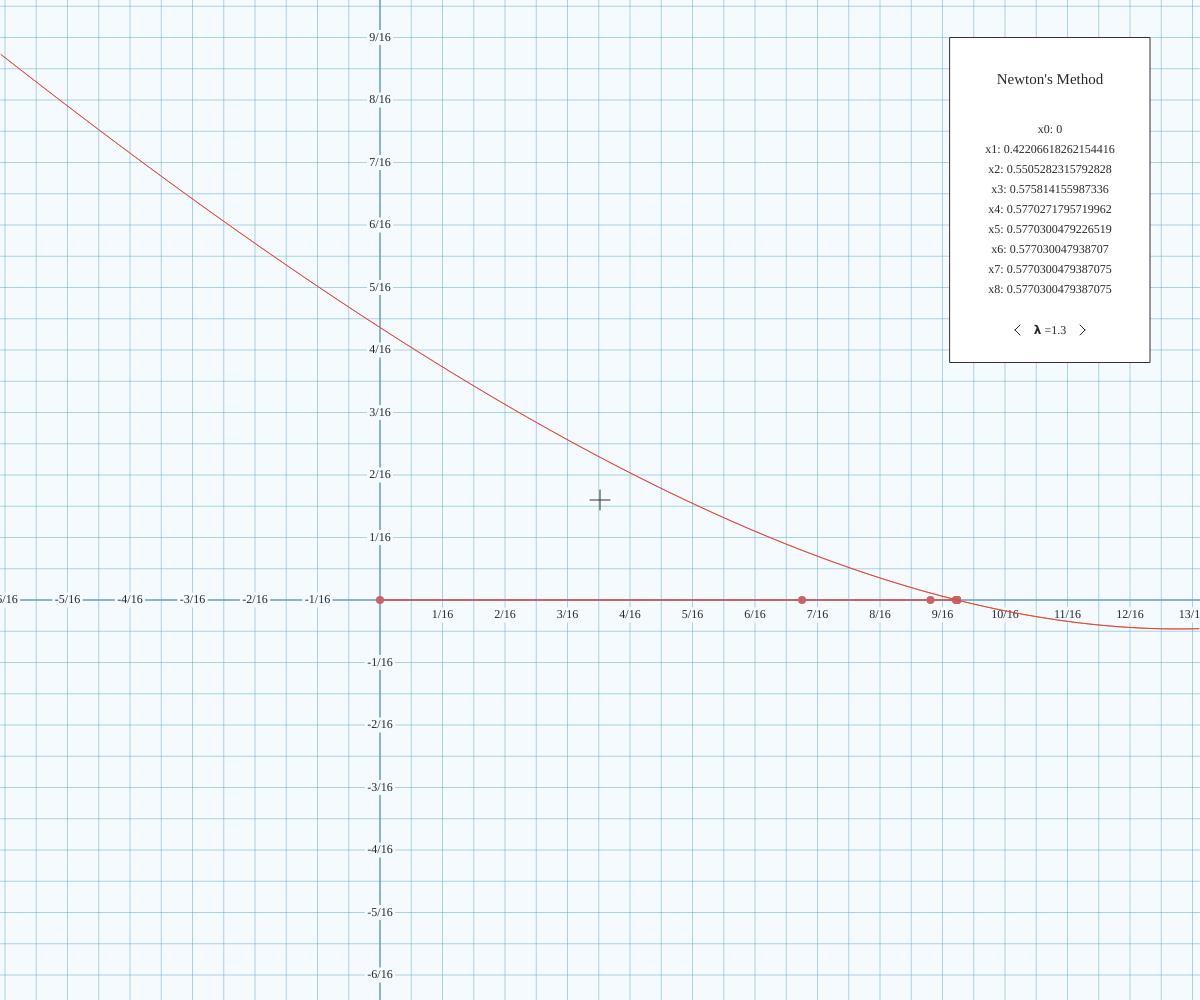
Frame 1 (no input)
Frame 60 (no input): identical to frame 1, image omitted
Frame 120 (the mouse pressed at the canvas centre since frame 60): identical to frame 1, image omitted

The p5.js sketch that drew this single still picture (run headless with seeded random() and noise() and a simulated clock; from frame 60 on, the mouse is pressed at the canvas centre):

// p5.js sketch
// ── sketch.js

/* ZOOM into mouse coor:

1,2,3 Covered in RealRelS()

1- Take away rel mouse coor from every rel coor,
2- Scale with these new rel coors,
3- Add rel mouse coor back to every rel coor,

4- TODO: Keep record of the (change in coor) for (each coor) due to this effect
5- TODO: Add (coor specific value stored) to (calculation in RealRelS) for that coor

*/

function draw() {
	if (starttime-millis()<100) {
		initFuncs();
		plotFuncs();
	}
  if (mouseX!==pmouseX || mouseY!==pmouseY || mouseIsPressed || isScrolling || starttime-millis()<100){
		drawINIT();
  }/*
 else {
	  if (!poppedExtra){
	  	popExtra();
	  }
  }
*/
}

function drawINIT(){
	setSizeVars();
	background(245,250,255);
	defineBorders();
	drawAxis();
	drawGuideLines();
	//   drawPoints();
	drawConnectedPoints();
	drawFuncs();
	selectFuncs();
	stroke(50);
	strokeWeight(1);
	linePix([W/2-10,H/2],[W/2+10,H/2]);
	linePix([W/2,H/2-10],[W/2,H/2+10]);
	isScrolling = false;
	tabulateResults();
//   poppedExtra = false;
}
function popExtra(){
	var fPix;
	for (var f=0; f<F.length; f+=1){
		for (var side=0; side<2; side+=1){
			for (var i=0; i<F[f][side].length; i+=1){
				fPix = RealPixS(F[f][side][i][0],OxDrag,W);
				if (F[f][side].length>2){
					if (fPix<0 || fPix>W){
						lastX[f][side] = F[f][side][i][0];
						F[f][side].splice(i,1);
					}
				}
			}
		}
	}
	poppedExtra = true;
}
function removeEl(array, element) {
/*
    const index = array.indexOf(element);
    if (index !== -1) {
        return array.splice(index, 1);
    }
    return array;
*/
	for (var i=0; i<array.length; i+=1){
		if (element[0]===array[i][0] && element[1]===array[i][1]){
			return array.splice(i,1);
		}
	}
}
function precise(x,n) {
	if (!n){
		n = 4;
	}
  return float(Number.parseFloat(x).toPrecision(n));
}

function RealRelS(Coor,Drag,Dimension){
	var output = (s*(Drag+Coor)*unitPix*2)/(Dimension);
	/*
var relMouse;
	if (isScrolling){
		if (Dimension === W){
			relMouse = PixRelS(mouseX,W);
		} else {
			relMouse = PixRelS(mouseY,H);
		}
		output -= relMouse;
		output *= ScaleBy;
		output += relMouse;
	}
*/
	return output
}
function RelPixS(Coor,Dimension){
	if (Dimension === W){
		return (Dimension/2)+((Coor)*Dimension);
	} else {
		return (Dimension/2)+((Coor)*-Dimension);
	}
}
function RealPixS(Coor,Drag,Dimension){
	return RelPixS(RealRelS(Coor,Drag,Dimension),Dimension);
}

function RealRel(Coor){
	return [RealRelS(Coor[0],OxDrag,W),RealRelS(Coor[1],OyDrag,H)];
}
function RelPix(Coor){
	return [RelPixS(Coor[0],W),RelPixS(Coor[1],H)];
}
function RealPix(Coor){
	return RelPix(RealRel(Coor));
}

function PixRelS(Coor,Dimension){
	return (Coor/Dimension)-(1/2);
}
function RelRealS(Coor,Drag,Dimension){
	return ((Dimension*Coor)/(2*s*unitPix))-Drag;
}
function PixRealS(Coor,Drag,Dimension){
	return RelRealS(PixRelS(Coor,Dimension),Drag,Dimension);
}

function PixRel(Coor){
	return [PixRelS(Coor[0],W),PixRelS(Coor[1],H)];
}
function RelReal(Coor){
	return [RelRealS(Coor[0],OxDrag,W),RelRealS(Coor[1],OyDrag,H)];
}
function PixReal(Coor){
	return RelReal(PixRel(Coor));
}

function initFuncs(){
	F = [];
	for (var n=0; n<FuncList.length; n+=1){
		F.push([]);
		F[n].push([[0,FuncList[n](0)]]);
		F[n].push([[0,FuncList[n](0)]]);
		lastX.push([0,0]);
	}
}
function plotFuncs(){
	
	/*
for (var n=0; n<FuncList.length; n+=1){
		for (var x=xVals[n][0]-(PlotAccuracy/s); x>PixRealX0; x-=(PlotAccuracy/s)){
			if (F[n][0].slice(-1)[0] === x){
				break;
			} else {
				var value = FuncList[n](x);
				if (value<PixRealYH && value>PixRealY0){
					F[n][0].push([x,value]);
				} else {
					break;
				}
			}
			lastX[n][0]=x;
		}
		for (var x=xVals[n][1]+(PlotAccuracy/s); x<PixRealXW; x+=(PlotAccuracy/s)){
			if (F[n][1].slice(-1)[0] === x){
				break;
			} else {
				var value = FuncList[n](x);
				if (value<PixRealYH && value>PixRealY0){
					F[n][1].push([x,value]);
				} else {
					break;
				}
			}
			lastX[n][1]=x;
		}
	}
*/

	for (var n=0; n<FuncList.length; n+=1){
		for (var x=-PlotAccuracy/s; x>=PixRealX0; x-=(PlotAccuracy/(2*s))){
			var y = FuncList[n](x);
			if (y<PixRealYH && y>PixRealY0){
				F[n][0].push([x,y]);
			} else {
				F[n][0].push(false);
			}
// 			lastX[n][0]=x;
		}
// 		F[n][0].reverse();
	}
	for (var n=0; n<FuncList.length; n+=1){
		for (var x=PlotAccuracy/s; x<=PixRealXW; x+=(PlotAccuracy/(2*s))){
			var y = FuncList[n](x);
			if (y<PixRealYH && y>PixRealY0){
				F[n][1].push([x,y]);
			} else {
				F[n][1].push(false);
			}
// 			lastX[n][0]=x;
		}
	}
// 	print(F);
	
}
function selectFuncs(){
// 	print(graphClicked);
	/*
var preciseTo = round(1/(20*realD));
	if (mouseIsPressed && dragging===false){
		for (var n=0; n<FuncList.length; n+=1){
			var X = precise(FuncList[n](PixRealS(mouseX,OxDrag,W)),preciseTo);
			var Y = precise(PixRealS(H-mouseY,OyDrag,H),preciseTo);
			
			if (X > Y-pow(2,-preciseTo) && X<Y+pow(2,-preciseTo)){
				graphClicked = FuncList[n];
			}
		}
	}
	if (graphClicked){
		strokeWeight(8);
		stroke(50);
		var realX = PixRealS(mouseX,OxDrag,W);
		var realY = graphClicked(realX);
		point(mouseX,RealPixS(realY,OyDrag,H));
		fill(50);
		noStroke();
		text("("+str(precise(realX))+", "+str(precise(realY))+")", mouseX, precise(RealPixS(realY,OyDrag,H))-15);
	}
*/
}

function pointReal(Coor){
	var P = RealPix(Coor);
	point(P[0],P[1]);
}
function pointPix(Coor){
	point(Coor[0],Coor[1]);
}
function lineReal(Coor1,Coor2){
	if (Coor1 && Coor2){
		var P1 = RealPix(Coor1);
		var P2 = RealPix(Coor2);
		line(P1[0],P1[1],P2[0],P2[1]);
	}
}
function linePix(Coor1,Coor2){
	line(Coor1[0],Coor1[1],Coor2[0],Coor2[1]);
}

function drawAxis(){
	stroke(100, 120, 200);
	strokeWeight(1);
	O = RealPix([0,0]);
	linePix([O[0],0],[O[0],H]);
	linePix([0,O[1]],[W,O[1]]);
}
function drawLabels(Coor,denom,fraction,X,Y,dimension){
	if (round(denom*Coor)){
		var TXT = "";
		if (fraction || denom===1){
			TXT = str(round(Coor));
		} else {
			if (Number.isInteger(round(denom*Coor)/denom)){
				TXT = str(round(Coor));
			} else {
				TXT = str(round(denom*Coor))+"/"+str(denom);
			}
		}
		
		if (O[0]<20 && dimension===H){
			fill(30,40,50);
			text(TXT,20,Y);
		} else if (O[0]>W-20 && dimension===H){
			fill(30,40,50);
			text(TXT,W-20,Y);
		}  else if (O[1]<20 && dimension===W){
			fill(30,40,50);
			text(TXT,X,20);
		}  else if (O[1]>H-20 && dimension===W){
			fill(30,40,50);
			text(TXT,X,H-20);
		} else {
			fill(245,250,255);
			rect(X,Y,textWidth(TXT)+5,15);
			fill(30,40,50);
			text(TXT,X,Y);
		}
	}
	
}

function setSizeVars(){
	while (d<50){
		d*=2;
	} 
	while (d>100){
		d/=2;
	}
	realD = PixRealS(O[0]+d,OxDrag,W)-PixRealS(O[0],OxDrag,W);
}

function drawGuideLines(){
	textAlign(CENTER,CENTER);
	stroke(90, 171, 199);
	strokeWeight(1/2);
	var denom = realD;
	if (denom>=1){
		fraction=true;
		denom = round(denom);
	} else {
		fraction=false;
		denom = round(1/denom);
	}
	for (var X=O[0]; X<W; X+=d/2){
		linePix([X,0],[X,H]);
	}
	for (var X=O[0]; X>0;X-=d/2){
		linePix([X,0],[X,H]);
	}
	for (var Y=O[1]; Y<H;Y+=d/2){
		linePix([0,Y],[W,Y]);
	}
	for (var Y=O[1]; Y>0;Y-=d/2){
		linePix([0,Y],[W,Y]);
	}
	noStroke();
	for (var X=O[0]; X<W; X+=d){
		drawLabels(PixRealS(X,OxDrag,W),denom,fraction,X,O[1]+15,W);
	}
	for (var X=O[0]; X>0;X-=d){
		drawLabels(PixRealS(X,OxDrag,W),denom,fraction,X,O[1],W);
	}
	for (var Y=O[1]; Y<H;Y+=d){
		drawLabels(PixRealS(H-Y,OyDrag,H),denom,fraction,O[0],Y,H);
	}
	for (var Y=O[1]; Y>0;Y-=d){
		drawLabels(PixRealS(H-Y,OyDrag,H),denom,fraction,O[0],Y,H);
	}
}
function drawPoints(){
	createPoints();
	strokeWeight(8);
	stroke(200,100,100);
	cursor("default")
	for (var p=0; p<P.length; p+=1){
		pointReal(P[p]);
		if (dist(mouseX,mouseY,RealPixS(P[p][0],OxDrag,W),RealPixS(P[p][1],OyDrag,H))<6){
			cursor("pointer");
		}
	}
	for (var pC=0; pC<pointsClicked.length; pC+=1){
		strokeWeight(8);
		stroke(50);
		pointReal(pointsClicked[pC]);
		fill(50);
		noStroke();
		text("("+str(pointsClicked[pC][0])+", "+str(pointsClicked[pC][1])+")", RealPixS(pointsClicked[pC][0],OxDrag,W), RealPixS(pointsClicked[pC][1],OyDrag,H)-15);
	}
}
function drawConnectedPoints(){
	createPoints();
	stroke(200,100,100);
	cursor("default")
	for (var p=0; p<P.length; p+=1){
		strokeWeight(8);
		pointReal(P[p]);
		if (p<P.length-1){
			strokeWeight(2);
			lineReal(P[p],P[p+1]);
		}
		if (dist(mouseX,mouseY,RealPixS(P[p][0],OxDrag,W),RealPixS(P[p][1],OyDrag,H))<6){
			cursor("pointer");
		}
	}
	for (var pC=0; pC<pointsClicked.length; pC+=1){
		strokeWeight(8);
		stroke(50);
		pointReal(pointsClicked[pC]);
		fill(50);
		noStroke();
		text("("+str(pointsClicked[pC][0])+", "+str(pointsClicked[pC][1])+")", RealPixS(pointsClicked[pC][0],OxDrag,W), RealPixS(pointsClicked[pC][1],OyDrag,H)-15);
	}
}

function drawFuncs(){
	for (var n=0; n<F.length; n+=1){
		if (FuncList[n]===graphClicked){
			strokeWeight(2);
		} else {
			strokeWeight(1);
		}
		if (ColourFunc.length>n){
			stroke(ColourFunc[n]);
		} else {
			stroke(50,50,50);
		}
		for (var f=1; f<F[n][0].length; f+=1){
			lineReal(F[n][0][f-1],F[n][0][f]);
		}
		for (var f=1; f<F[n][1].length; f+=1){
			lineReal(F[n][1][f-1],F[n][1][f]);
		}
	}
}

function tabulateResults(){
	fill(255);
	rect(W-150,200,200,325);
	fill(40);
	noStroke();
	textSize(15);
	text("Newton's Method",W-150,80);
	textSize(12);
	for (var n=0; n<P.length; n+=1){
		text("x"+str(n)+": "+str(P[n][0]),W-150,130+20*n);
	}
	text("𝝺 ="+str(lambda),W-150,130+20+20*n+1);
	stroke(40);
	if (mouseX>W-150-40 && mouseX<W-150 && mouseY>130+20+20*P.length-10 && mouseY<130+20+20*P.length+10){
		strokeWeight(2); cursor("pointer");
	} else {strokeWeight(1)}
	line(W-150-30,130+20+20*n-5,W-150-35,130+20+20*n);
	line(W-150-30,130+20+20*n+5,W-150-35,130+20+20*n);
	if (mouseX>W-150 && mouseX<W-150+40 && mouseY>130+20+20*P.length-10 && mouseY<130+20+20*P.length+10){
		strokeWeight(2); cursor("pointer");
	} else {strokeWeight(1)}
	line(W-150+30,130+20+20*n-5,W-150+35,130+20+20*n);
	line(W-150+30,130+20+20*n+5,W-150+35,130+20+20*n);
}

function keyPressed(){
	if (keyCode===80){
		print(lastX[0][0]);
	}
}
function windowResized(){
  resizeCanvas(windowWidth, windowHeight);
  W = windowWidth;
  H = windowHeight;
  drawINIT();
}
function mouseDragged(){
	if (!graphClicked){
		dragging = true;
		OxDrag += (mouseX-pmouseX)/(unitPix*s*3.2);
		OyDrag -= (mouseY-pmouseY)/(unitPix*s*3.2);
		initFuncs();
		plotFuncs();
	}
}
function mouseWheel(event){
/* 	print(lastX); */
	ScaleBy = pow(sConst,event.delta/10)
 	s*=ScaleBy;
 	isScrolling = true;
 	d = unitPix*s/2;
 	initFuncs();
 	plotFuncs();
/*
 	Mouse = PixRel([mouseX,mouseY]);
 	sXDiff -= ScaleBy*(Mouse[0]);
 	sYDiff -= ScaleBy*(Mouse[1]);
 	print(sXDiff);
*/
//  print(F);
}
function mouseClicked(){
	if (mouseX>W-150-40 && mouseX<W-150+40 && mouseY>130+20+20*P.length-10 && mouseY<130+20+20*P.length+10){
		if (mouseX<W-150) {lambda -= 0.1}
		else {lambda += 0.1;}
		lambda = round(10*lambda)/10;
	}
	else {
		for (p=0; p<P.length; p+=1){
			if (dist(mouseX,mouseY,RealPixS(P[p][0],OxDrag,W),RealPixS(P[p][1],OyDrag,H))<6){
				var inPc = false;
				var theP = [precise(P[p][0]), precise(P[p][1])];
				for (var pC=0; pC<pointsClicked.length; pC+=1){
					if (theP[0] === precise(pointsClicked[pC][0]) && theP[1] === precise(pointsClicked[pC][1])){
						inPc = true;
						break;
					}
				}
				if (inPc){
					removeEl(pointsClicked,theP);
				} else {
					pointsClicked.push(theP);
				}
				print("");
				break;
			}
		}
	}
// 	print(pointsClicked);
	drawINIT();
}
function mouseReleased(){
	if (graphClicked){
		graphClicked=false;
	}
	dragging = false;
}

// ── graphs.js

// FUNCTIONS: LINES, CURVES
var FuncList = [f];

var lambda = 1.3; 

function f(x){return exp(lambda*(x-1)) - x}
function dfdx(x) {return lambda*exp(lambda*(x-1)) - 1}

function graph(polynomial,x){
	var expression = 0;
	var number = false;
	var store = [];
	var num = 0;
	var neg = false;
	var xTerm = false;
	var startNum = "F";
	var lastNum = "F";
	var numList = [1,0];
	function numberEnd(){
		if (number===true){
				if (store.length === 1 && store[0]==="-"){
					num = -1;
				} else {
					if (store[0]==="-"){
						store.splice(0,1);
						neg = true;
					}
					for (var k=0; k<store.length; k+=1){
						num += store[k]*Math.pow(10,k);
					}
					if (neg){
						num = -num;
					}
				}
				if (startNum===0 && !xTerm){
					numList[0] = num;
				}
				if (lastNum===polynomial[i].length-1 && xTerm){
					numList[1] = num;
				}
			}
			store = [];
			num = 0;
			number = false;
			neg = false;
			startNum = "F";
			lastNum = "F";
	}

	for (var i=0; i<polynomial.length; i+=1){
		xTerm = false;
		numList = [1,0];
		for (var j=0; j<polynomial[i].length; j+=1){
			
			if (parseInt(polynomial[i][j]) || polynomial[i][j]==="-"){
// 				print(j);
				if (startNum === "F"){
					startNum = j;
				}
				lastNum = j;
				number = true;
				if (parseInt(polynomial[i][j])) { store.push(parseInt(polynomial[i][j])); }
				else {store.push("-");}
			} else {
				numberEnd();
			}
			if (polynomial[i].length-1 === j){
				numberEnd();
			}
			if (polynomial[i][j]==="x"){
				xTerm = true;
			}
		}
		if (numList[1]===0 && xTerm){
			numList[1] = 1;
		}
		if (numList[1]===0 && !xTerm){
			numList[1] = 0;
		}
/*
		print("Coefficient",numList[0]);
		print("x",x)
		print("Exponent",numList[1]);
		print("Expression",numList[0],"*",x,"^",numList[1],"=",numList[0]*Math.pow(x,numList[1]));
		
*/expression += (numList[0])*Math.pow(x,numList[1]);
	}
	return expression;
// 	return expression;
}


// POINTS: SERIES, INDIVIDUAL POINTS

var IndiPoints = [];
var P = [];
var localRealD;

function createLocalRealD(){
	localRealD = realD;
	if (localRealD<1){
		localRealD=1/round(1/localRealD);
	} else {
		localRealD = round(localRealD);
	}
}

function GP(a,r,S,qScale){
	
	// CANNOT HAVE BOTH SUM FEATURE AND QUALITY SCALE ON AT THE SAME TIME.
	// SUM OVERIDES, SO IF CHOSEN, STANDARD QUALITY IS AUTOMATICALLY SELECTED.
	// IF NEITHER CHOSEN, STANDARD QUALITY IS AGAIN SELECTED.
	
	if (qScale && !S){
		for (var X=0; X<2*PixRealXW/localRealD; X+=1){
			if (a>PixRealY0 && a<PixRealYH) {
				P.push([X*localRealD/2,a]);
			}
			a*=pow(r,localRealD/2);
		}
	} else {
		if (S){
			var s=a;
		}
		for (var X=0; X<PixRealXW; X+=1){
			if (!S && a>PixRealY0 && a<PixRealYH) {
				P.push([X,a]);
			} else if (S && s>PixRealY0 && s<PixRealYH) {
				P.push([X,s]);
			}
			a*=r;
			if (S){
				s += a;
			}
		}
	}
}
function AP(a,d,S,qScale){
	if (qScale && !S){
		for (var X=0; X<2*PixRealXW/localRealD; X+=1){
			if (a>PixRealY0 && a<PixRealYH){
				P.push([X*localRealD/2,a]);
			}
			a+=d*localRealD/2;
		}
	} else {
		if (S){
			var s=a;
		}
		for (var X=0; X<PixRealXW; X+=1){
			if (!S && a>PixRealY0 && a<PixRealYH) {
				P.push([X,a]);
			} else if (S && s>PixRealY0 && s<PixRealYH) {
				P.push([X,s]);
			}
			a+=d;
			if (S){
				s += a;
			}
		}
	}
}



function NewtonsMethod(){
	var alpha = 1;
	var X = 0;
	P.push([X,0])
	
	for (var n=0; n<8; n+=1){
		X = X - f(X)/dfdx(X);
		P.push([X,0])
	}
}

function createPoints(){
	P = [];
	NewtonsMethod();
// 	P.concat(IndiPoints);
}
// ── setup.js

/* ZOOM into mouse coor:

1,2,3 Covered in RealRelS()

1- Take away rel mouse coor from every rel coor,
2- Scale with these new rel coors,
3- Add rel mouse coor back to every rel coor,

4- TODO: Keep record of the (change in coor) for (each coor) due to this effect
5- TODO: Add (coor specific value stored) to (calculation in RealRelS) for that coor

*/

var W; // windowWidth
var H; // windowHeight
var OxDrag;
var OyDrag;
var O;
var s;
var sConst;
var unitPix;
var F;
var lastX;
var PlotAccuracy;
var isScrolling;
var ScaleBy;
var poppedExtra;
var PixRealX0;
var PixRealXW;
var PixRealY0;
var PixRealYH;
var d;
var realD;
var pointsClicked;
var graphClicked;
var dragging;
var ColourFunc;

var primEqu;

var starttime;

function setup() {
	
	starttime = millis();
	
	W = windowWidth;
	H = windowHeight;	
	textFont("Avenir Next");
	rectMode(CENTER);
	
	O = [W/2,H/2];
	s = 50;
	sConst = 1.01;
	unitPix = 10;
	F = [];
	lastX = [];
	PlotAccuracy = 10;
	if (!PlotAccuracy|| isNaN(PlotAccuracy)){
		PlotAccuracy = 10;
		alert("INPUT INVALID.\nPlot Accuracy has defaulted to 10.");
	}
	PlotAccuracy = 1/PlotAccuracy;
	isScrolling = false;  
	poppedExtra = false;
	defineBorders();
	d = unitPix*s/2;
	OxDrag = -0.22;
	OyDrag = -0.1;
	pointsClicked = [];
	graphClicked;
	dragging = false;
	
	ColourFunc = [color(232, 73, 48),color(55, 153, 26),color(55, 143, 173),color(255, 204, 0),color(184, 75, 198),color(252, 151, 0)];
	createCanvas(W, H);	
	initFuncs();
	plotFuncs();
	drawINIT();
}

function defineBorders(){
	PixRealX0 = PixRealS(0,OxDrag,W);
	PixRealXW = PixRealS(W,OxDrag,W);
	PixRealY0 = PixRealS(0,OyDrag,H);
	PixRealYH = PixRealS(H,OyDrag,H);
}
